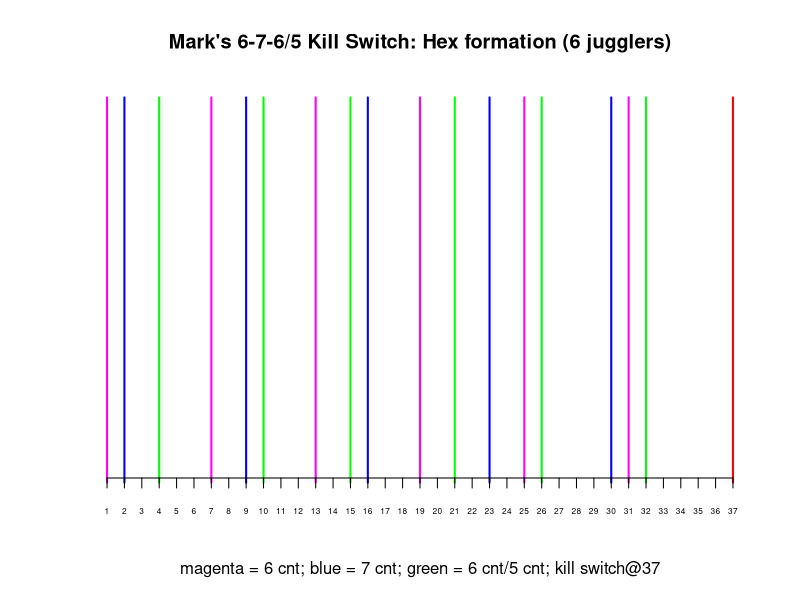

Write R code to recreate this figure.

## February , 24
## code to figure out collisions in Mark's killswitch pattern

N <- 37
z1 <- rep(0,N)
z1[seq(1,N,by=6)] <- 1  ## 6 count, starting first
z2 <- rep(0,N)
z2[seq(2,N,by=7)] <- 1  ## 7 count, starting 2nd

z <- z1+z2 ## number of passes at same time

print( cbind(z1,z2) )

x <- (1:N)[z1==0 & z2==0]

## it looks like a 4-cnt/5-cnt alternating pair starting on beat 3 might work

z3 <- c(0,0,0,1,0,0,0,0,0,1,0,0,0,0,1,0,0,0,0,0,1,0,0,0,0,1,0,0,0,0,0,1,0,0,0,0,1)
cbind(z1,z2,z3)

cls <- rep(NA,N)
cls[z1==1] <- "magenta"
cls[z2==1] <- "blue"
cls[z3==1] <- "green"
cls[z1==1&z2==1&z3==1] <- "red"

pdf( file="ks-6-7-6.5.pdf", width=9, height=3 )
plot( 1:N, pmax(z1,z2,z3), type="h", axes=FALSE, lwd=2, col=cls , 
	xlab="magenta = 6 cnt; blue = 7 cnt; green = 6 cnt/5 cnt; kill switch@37",
		main="Mark's 6-7-6/5 Kill Switch: Hex formation (6 jugglers)", ylab="" )
axis(side=1, at=1:37, cex.axis=1/2, line=-1)
dev.off()
